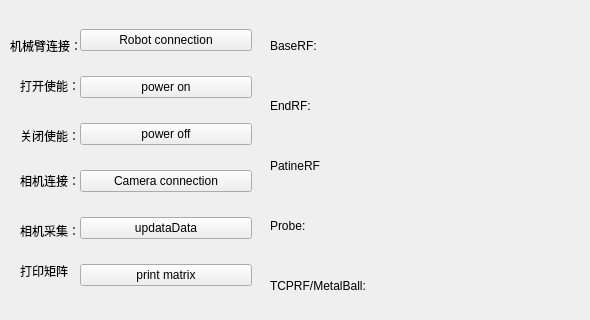
     <widget class="QWidget" name="tab">
      <attribute name="title">
       <string>启动/检查</string>
      </attribute>
      <widget class="QWidget" name="verticalLayoutWidget">
       <property name="geometry">
        <rect>
         <x>80</x>
         <y>10</y>
         <width>172</width>
         <height>301</height>
        </rect>
       </property>
       <layout class="QVBoxLayout" name="verticalLayout_2">
        <property name="leftMargin">
         <number>0</number>
        </property>
        <item>
         <widget class="QPushButton" name="pushButton_connectArm">
          <property name="text">
           <string>Robot connection</string>
          </property>
         </widget>
        </item>
        <item>
         <widget class="QPushButton" name="pushButton_powerOn">
          <property name="text">
           <string>power on</string>
          </property>
         </widget>
        </item>
        <item>
         <widget class="QPushButton" name="pushButton_powerOff">
          <property name="text">
           <string>power off</string>
          </property>
         </widget>
        </item>
        <item>
         <widget class="QPushButton" name="pushButton_connectCamrea">
          <property name="text">
           <string>Camera connection</string>
          </property>
         </widget>
        </item>
        <item>
         <widget class="QPushButton" name="pushButton_updataData">
          <property name="text">
           <string>updataData</string>
          </property>
         </widget>
        </item>
        <item>
         <widget class="QPushButton" name="pushButton_selfCheck">
          <property name="text">
           <string>print matrix</string>
          </property>
         </widget>
        </item>
       </layout>
      </widget>
      <widget class="QLabel" name="label_2">
       <property name="geometry">
        <rect>
         <x>10</x>
         <y>30</y>
         <width>129</width>
         <height>31</height>
        </rect>
       </property>
       <property name="text">
        <string>机械臂连接：</string>
       </property>
      </widget>
      <widget class="QLabel" name="label">
       <property name="geometry">
        <rect>
         <x>20</x>
         <y>70</y>
         <width>61</width>
         <height>31</height>
        </rect>
       </property>
       <property name="text">
        <string>打开使能：</string>
       </property>
      </widget>
      <widget class="QLabel" name="label_3">
       <property name="geometry">
        <rect>
         <x>20</x>
         <y>250</y>
         <width>61</width>
         <height>41</height>
        </rect>
       </property>
       <property name="text">
        <string>打印矩阵</string>
       </property>
      </widget>
      <widget class="QLabel" name="label_4">
       <property name="geometry">
        <rect>
         <x>20</x>
         <y>170</y>
         <width>61</width>
         <height>21</height>
        </rect>
       </property>
       <property name="text">
        <string>相机连接：</string>
       </property>
      </widget>
      <widget class="QLabel" name="label_31">
       <property name="geometry">
        <rect>
         <x>20</x>
         <y>120</y>
         <width>61</width>
         <height>31</height>
        </rect>
       </property>
       <property name="text">
        <string>关闭使能：</string>
       </property>
      </widget>
      <widget class="QLabel" name="label_32">
       <property name="geometry">
        <rect>
         <x>20</x>
         <y>220</y>
         <width>61</width>
         <height>21</height>
        </rect>
       </property>
       <property name="text">
        <string>相机采集：</string>
       </property>
      </widget>
      <widget class="QWidget" name="horizontalLayoutWidget">
       <property name="geometry">
        <rect>
         <x>270</x>
         <y>20</y>
         <width>311</width>
         <height>51</height>
        </rect>
       </property>
       <layout class="QHBoxLayout" name="horizontalLayout">
        <item>
         <widget class="QLabel" name="Spine_RobotBaseRFTextLabel">
          <property name="text">
           <string>BaseRF:</string>
          </property>
         </widget>
        </item>
        <item>
         <widget class="QLabel" name="Spine_RobotBaseRFDataLabel">
          <property name="text">
           <string/>
          </property>
         </widget>
        </item>
       </layout>
      </widget>
      <widget class="QWidget" name="horizontalLayoutWidget_2">
       <property name="geometry">
        <rect>
         <x>270</x>
         <y>80</y>
         <width>311</width>
         <height>51</height>
        </rect>
       </property>
       <layout class="QHBoxLayout" name="horizontalLayout_2">
        <item>
         <widget class="QLabel" name="Spine_RobotEndRFTextLabel">
          <property name="text">
           <string>EndRF:</string>
          </property>
         </widget>
        </item>
        <item>
         <widget class="QLabel" name="Spine_RobotEndRFDataLabel">
          <property name="text">
           <string/>
          </property>
         </widget>
        </item>
       </layout>
      </widget>
      <widget class="QWidget" name="horizontalLayoutWidget_3">
       <property name="geometry">
        <rect>
         <x>270</x>
         <y>140</y>
         <width>311</width>
         <height>51</height>
        </rect>
       </property>
       <layout class="QHBoxLayout" name="horizontalLayout_129">
        <item>
         <widget class="QLabel" name="Spine_PatineRFTextLabel">
          <property name="text">
           <string>PatineRF</string>
          </property>
         </widget>
        </item>
        <item>
         <widget class="QLabel" name="Spine_PatientRFDataLabel">
          <property name="text">
           <string/>
          </property>
         </widget>
        </item>
       </layout>
      </widget>
      <widget class="QWidget" name="horizontalLayoutWidget_4">
       <property name="geometry">
        <rect>
         <x>270</x>
         <y>200</y>
         <width>311</width>
         <height>51</height>
        </rect>
       </property>
       <layout class="QHBoxLayout" name="horizontalLayout_130">
        <item>
         <widget class="QLabel" name="Spine_ProbeTextLabel">
          <property name="text">
           <string>Probe:</string>
          </property>
         </widget>
        </item>
        <item>
         <widget class="QLabel" name="Spine_ProbeDataLabel">
          <property name="text">
           <string/>
          </property>
         </widget>
        </item>
       </layout>
      </widget>
      <widget class="QWidget" name="horizontalLayoutWidget_5">
       <property name="geometry">
        <rect>
         <x>270</x>
         <y>260</y>
         <width>311</width>
         <height>51</height>
        </rect>
       </property>
       <layout class="QHBoxLayout" name="horizontalLayout_131">
        <item>
         <widget class="QLabel" name="Spine_MetabllBallRFTextLabel">
          <property name="text">
           <string>TCPRF/MetalBall:</string>
          </property>
         </widget>
        </item>
        <item>
         <widget class="QLabel" name="Spine_MetalBallRFDataLabel">
          <property name="text">
           <string/>
          </property>
         </widget>
        </item>
       </layout>
      </widget>
     </widget>
